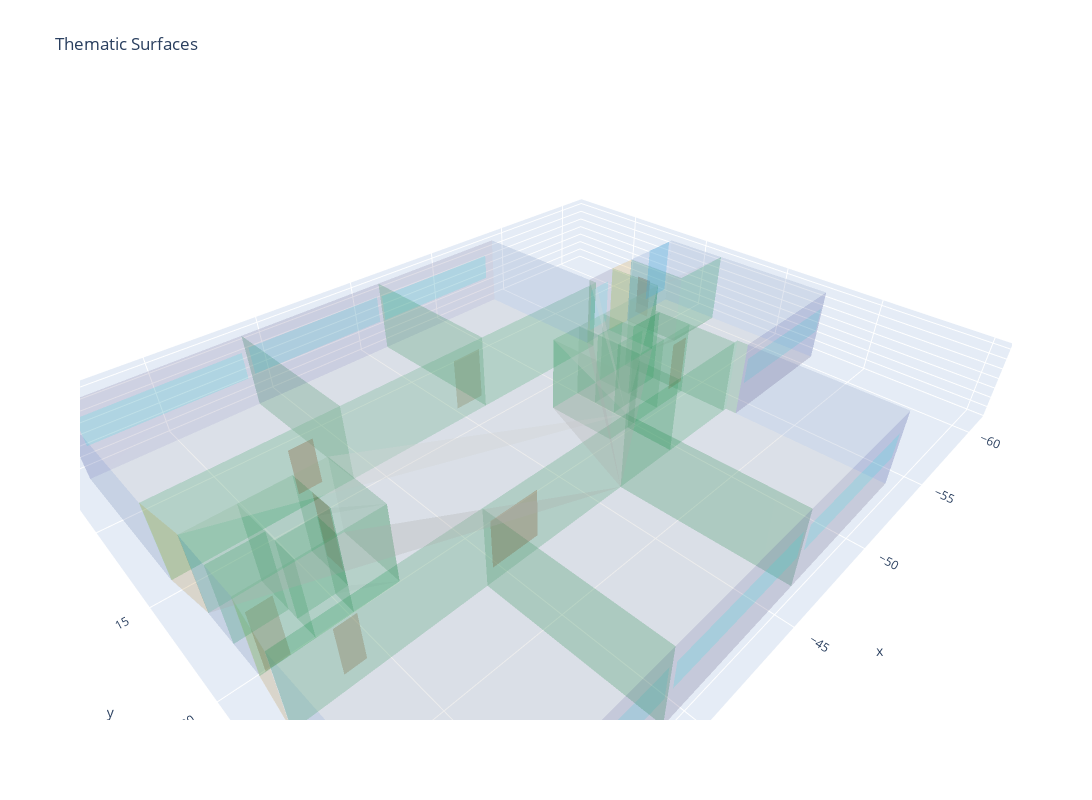

This figure's notebook cell:
### Code cell
import plotly.graph_objects as go
from shapely.wkt import loads as load_wkt
from shapely.geometry import Polygon, MultiPolygon
import random

thematic_colors = {
    'external': 'rgba(100,149,237,0.3)',       # cornflower blue
    'party_wall': 'rgba(60,179,113,0.3)',      # medium sea green
    'floor': 'rgba(169,169,169,0.3)',          # dark gray
    'ceiling': 'rgba(211,211,211,0.3)',        # light gray
    'closure': 'rgba(255,165,0,0.3)',          # orange
    'door': 'rgba(139,69,19,0.3)',             # saddle brown
    'window': 'rgba(0,255,255,0.3)',           # cyan
    'external_with_hole': 'rgba(72,61,139,0.3)',  # dark slate blue
    'party_with_hole': 'rgba(0,100,0,0.3)',        # dark green
    'room': 'rgba(128,0,128,0.3)'              # purple
}

fig = go.Figure()

for surface_id, data in thematic_geometry_data.items():
    coords = data.get("full_coords", [])
    thematic_type = data.get("thematic_surface", "unknown")
    color = thematic_colors.get(thematic_type, "rgba(0,0,0,0.2)")

    if len(coords) < 3:
        continue

    x, y, z = zip(*coords)

    triangles = []
    for i in range(1, len(coords) - 1):
        triangles.append((0, i, i + 1))

    i, j, k = zip(*triangles)

    fig.add_trace(go.Mesh3d(
        x=x, y=y, z=z,
        i=i, j=j, k=k,
        color=color,
        flatshading=True,
        name=thematic_type,
        opacity=0.5,
        hoverinfo='skip',
        showscale=False
    ))

fig.update_layout(
    title="Thematic Surfaces",
    width=1400,
    height=800,
    scene=dict(aspectmode='data'),
    showlegend=True,
    legend=dict(itemsizing='constant', font=dict(size=12)),
    paper_bgcolor='white',
    scene_bgcolor='white'
)

fig.show()
